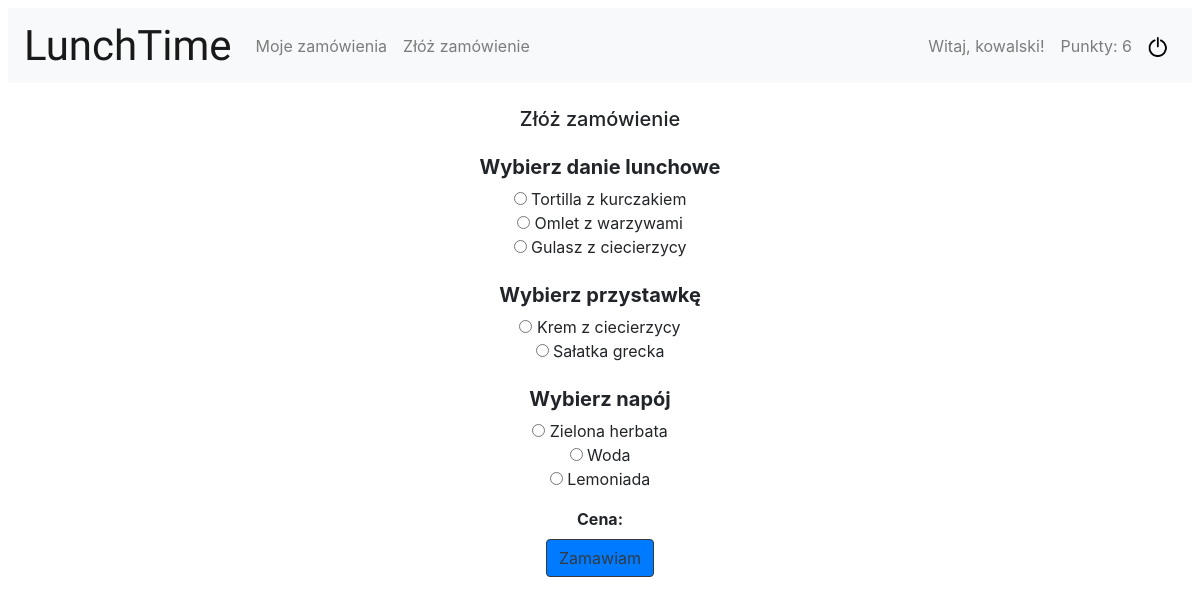
/make-order/ (signed in), run on the app's committed database.
### buy_lunch/models.py (models this page shows, shortened)
class Lunch(models.Model):
    lunch_name = models.CharField(max_length=300, verbose_name='Nazwa')
    lunch_type = models.IntegerField(choices=LUNCH_TYPE, verbose_name='Typ')
    lunch_price = models.DecimalField(decimal_places=2, max_digits=4, verbose_name='Cena')

class Appetizer(models.Model):
    appetizer_name = models.CharField(max_length=300, verbose_name='Nazwa')
    appetizer_type = models.IntegerField(choices=APPETIZER_TYPE, verbose_name='Typ')
    appetizer_price = models.DecimalField(decimal_places=2, max_digits=4, verbose_name='Cena')

class Beverages(models.Model):
    beverage_name = models.CharField(max_length=100, verbose_name='Nazwa')
    beverage_price = models.DecimalField(decimal_places=2, max_digits=4, verbose_name='Cena')

### buy_lunch/views.py (the view, shortened to what this page needs)
# urls.py: path('make-order/', MakeOrder.as_view(), name='make-order'),
class MakeOrder(LoginRequiredMixin, View):
    def get(self, request):
        today = date.today()
        lunch_meat = Lunch.objects.get(lunch_type=1, lunch_meat__date=today)
        lunch_vegetarian = Lunch.objects.get(lunch_type=2, lunch_vegetarian__date=today)
        lunch_vegan = Lunch.objects.get(lunch_type=3, lunch_vegan__date=today)
        salad = Appetizer.objects.get(appetizer_type=1, salad__date=today)
        soup = Appetizer.objects.get(appetizer_type=2, soup__date=today)
        beverages = Beverages.objects.all()
        count_points = Points.objects.filter(user=request.user).aggregate(Sum('amount'))
        my_points = count_points['amount__sum']
        discount = None
        discounted = 0
        points = 0
        if my_points is None:
            my_points = 0
        if my_points >= 25:
            points = my_points
            discount = '25%'
            discounted = 0.75
        elif points >= 50:
            discount = '50%'
            discounted = 0.5
        elif points >= 100:
            discount = '100%'
            discounted = 0
        return render(request, 'make_order.html', {'lunch_meat': lunch_meat,
                                                   'lunch_vegetarian': lunch_vegetarian,
                                                   'lunch_vegan': lunch_vegan,
                                                   'salad': salad,
                                                   'soup': soup,
                                                   'beverages': beverages,
                                                   'my_points': points,
                                                   'discount': discount,
                                                   'discounted': discounted})

### buy_lunch/context_processors.py (called while the page is built)
def points(request):
    if request.user.is_authenticated:
        count_points = Points.objects.filter(user=request.user).aggregate(Sum('amount'))
        all_points = count_points['amount__sum']
    else:
        all_points = 0
    return {
        'points': all_points,
    }

### buy_lunch/templates/make_order.html (shortened to what this page needs)
{% extends "base.html" %}
{% block content %}
    <div class="menu">
    <h5>Złóż zamówienie</h5>
    <form action="{%  url 'make-order' %}" method="post" class="mt-4">
        <h5><strong>Wybierz danie lunchowe</strong></h5>
        <div class="radiolist lunches">
            <div class="meat"><input type="radio" name="lunch" id='lunch' data-price="{{ lunch_meat.lunch_price }}" value="{{ lunch_meat.id }}">
                {{ lunch_meat.lunch_name }}</div>
            <div class="meat"><input type="radio" name="lunch" id='lunch' data-price="{{ lunch_vegetarian.lunch_price }}" value="{{ lunch_vegan.id }}">
                {{ lunch_vegetarian.lunch_name }}</div>
            <div class="meat"><input type="radio" name="lunch" id='lunch' data-price="{{ lunch_vegan.lunch_price }}" value="{{ lunch_vegetarian.id }}">
                {{ lunch_vegan.lunch_name }}</div>
        </div><br>
        <h5><strong>Wybierz przystawkę</strong></h5>
        <div class="radiolist">
            <div><input type="radio" name="appetizer" value="{{ soup.id }}" data-price="{{ soup.appetizer_price }}">
                {{ soup.appetizer_name }}</div>
            <div><input type="radio" name="appetizer" value="{{ salad.id }}" data-price="{{ salad.appetizer_price }}">
                {{ salad.appetizer_name }}</div>
        </div><br>
        <h5><strong>Wybierz napój</strong></h5>
        <div class="radiolist">
            {% for beverage in beverages %}
                <div><input type="radio" name="beverage" value="{{ beverage.id }}" data-price="{{ beverage.beverage_price }}">
                {{ beverage.beverage_name }}</div>
            {% endfor %}
        </div>
    <div class="mt-3"><strong>Cena: </strong></div>
    <div><input type="submit" class="btn btn-primary btn-outline-dark mt-2" value="Zamawiam"></div>
    </form>
    </div>
{% endblock %}

### buy_lunch/templates/base.html (shortened to what this page needs)
<!DOCTYPE html>
<html lang="en">
<head>
    {% load static %}
    {% load bootstrap4 %}
    {% bootstrap_css %}
    <link href="https://cdnjs.cloudflare.com/ajax/libs/fullcalendar/3.1.0/fullcalendar.min.css" rel="stylesheet" />
    <link rel="stylesheet" type="text/css" href="{% static 'css/styles.css' %}">
</head>
<body class="ml-2 mr-2 mt-2" >
<header class="navbar navbar-expand-lg navbar-light bg-light mb-4" id="main-header">
  <a class="navbar-brand app-name" href="{% url 'index' %}">LunchTime</a>
  <div class="collapse navbar-collapse" id="navbarNavDropdown">
{% if user.is_staff %}
    <ul class="navbar-nav mr-auto">
      <li class="nav-item">
        <a class="nav-link" href="{% url 'lunch-calendar' %}">Kalendarz</a>
      </li>
      <li class="nav-item">
        <a class="nav-link" href="{% url 'set-menu' %}">Ułóż menu</a>
      </li>
        <li class="nav-item">
        <a class="nav-link" href="{% url 'all-orders' %}">Historia zamówień</a>
      </li>
        <li class="nav-item">
        <a class="nav-link" href="{% url 'ranking' %}">Ranking</a>
      </li>
        <li class="nav-item">
        <a class="nav-link" href="{% url 'users' %}">Użytkownicy</a>
      </li>
      <li class="nav-item dropdown">
        <a class="nav-link dropdown-toggle" href="#" id="navbarDropdownMenuLink" data-toggle="dropdown" aria-haspopup="true" aria-expanded="false">
          Dodaj danie
        </a>
        <div class="dropdown-menu" aria-labelledby="navbarDropdownMenuLink">
          <a class="dropdown-item" href="{% url 'add-lunch' %}">Dodaj lunch</a>
            <a class="dropdown-item" href="{% url 'add-appetizer' %}">Dodaj przystawkę</a>
            <a class="dropdown-item" href="{% url 'add-beverage' %}">Dodaj napój</a>
        </div>
      </li>
    <li class="nav-item dropdown">
        <a class="nav-link dropdown-toggle" href="#" id="navbarDropdownMenuLink" data-toggle="dropdown" aria-haspopup="true" aria-expanded="false">
          Wszystkie dania
        </a>
        <div class="dropdown-menu" aria-labelledby="navbarDropdownMenuLink">
          <a class="dropdown-item" href="{% url 'lunches' %}">Pokaż lunche</a>
            <a class="dropdown-item" href="{% url 'appetizers' %}">Pokaż przystawki</a>
            <a class="dropdown-item" href="{% url 'beverages' %}">Pokaż napoje</a>
        </div>
      </li>
    </ul>
    {% elif user.is_authenticated %}
      <ul class="navbar-nav mr-auto">
    <li class="nav-item">
        <a class="nav-link" href="{% url 'user-orders' %}">Moje zamówienia</a>
      </li>
    <li class="nav-item">
        <a class="nav-link" href="{% url 'make-order' %}">Złóż zamówienie</a>
      </li>
    </ul>
        {% endif %}
    {% if user.is_authenticated %}
        <ul class="navbar-nav ml-auto">
        <span class="navbar-text mx-2">Witaj, {{ user.username }}!</span>
            {% if not user.is_staff %}
        <span class="navbar-text mx-2">Punkty: {{ points | default_if_none:0 }}</span>
                {% endif %}
          <div class="nav-item">
            <a class="nav-link" href="{% url 'logout' %}"><img class="logout" src="/media/power.png"></a>
          </div>
         </ul>
    {% endif %}
  </div>
</header>
        {% block content %}
        {% endblock %}
</body>
</html>

### static/css/styles.css (style rules this page uses)
.app-name { font: 42px 'Cookie', Helvetica, sans-serif; }
#main-header { border: 2px transparent; background-color: lavender; }
.menu { display: block; text-align: center; }
.logout { width: 20px; height: 20px; }

### data on the page
Lunch: lunch_name "Tortilla z kurczakiem"
Lunch: lunch_name "Omlet z warzywami"
Lunch: lunch_name "Gulasz z ciecierzycy"
Appetizer: appetizer_name "Krem z ciecierzycy"
Appetizer: appetizer_name "Sałatka grecka"
Beverages: beverage_name "Zielona herbata"
Beverages: beverage_name "Woda"
Beverages: beverage_name "Lemoniada"

### other printed values
{{ user.username }} "kowalski"
{{ points | default_if_none:0 }} "6"
